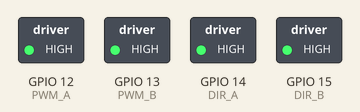
Bench run of a sketch on a simulated ESP32. On the bench: switched loads named in the sketch (green lamp = pin HIGH). Dashed ring = blinking.

Above: at 0.5 s.
At 2.9 s:
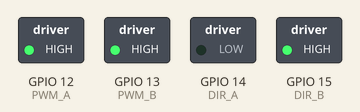
Timing chart, 0 to 6.2 s (numbered marks = the images above):
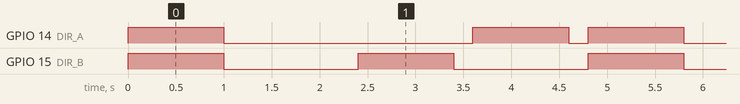

The sketch:

esp32_l293d.ino
```cpp
// connections for drive Motors
int PWM_A = 12;
int PWM_B = 13;
int DIR_A = 14;
int DIR_B = 15;


void setup(){
  Serial.begin(115200);    // set up Serial library at 115200 bps


  // Set all the motor control pins to outputs
  pinMode(PWM_A, OUTPUT);
  pinMode(PWM_B, OUTPUT);
  pinMode(DIR_A, OUTPUT);
  pinMode(DIR_B, OUTPUT);

  // Turn off motors - Initial state
  digitalWrite(DIR_A, LOW);
  digitalWrite(DIR_B, LOW);
//  analogWrite(PWM_A, 0);
//  analogWrite(PWM_B, 0);


  digitalWrite(PWM_A, HIGH);
  digitalWrite(PWM_B, HIGH);
}


void loop() {
  Forward();
  delay(1000);
  Stop();
  delay(200);
  Backward();
  delay(1000);
  Stop();
  delay(200);
  TurnRight();
  delay(1000);
  Stop();
  delay(200);
  TurnLeft();
  delay(1000);
   Stop();
  delay(200);


}


// function to move forward
void Forward(){
  digitalWrite(DIR_A, HIGH);
  digitalWrite(DIR_B, HIGH);
//  digitalWrite(PWM_A, HIGH);
//  digitalWrite(PWM_B, HIGH);


}

// function to move backward
void Backward(){
  digitalWrite(DIR_A, LOW);
  digitalWrite(DIR_B, LOW);
//  analogWrite(PWM_A, SPEED);
//  analogWrite(PWM_B, SPEED);

}

// function to turn right
void TurnRight(){
  digitalWrite(DIR_A, LOW);
  digitalWrite(DIR_B, HIGH);
//  analogWrite(PWM_A, SPEED);
//  analogWrite(PWM_B, SPEED);

}

// function to turn left
void TurnLeft(){
  digitalWrite(DIR_A, HIGH);
  digitalWrite(DIR_B, LOW);
//  analogWrite(PWM_A, SPEED);
//  analogWrite(PWM_B, SPEED);
 ;
}

// function to move forward left
void ForwardLeft(){
  digitalWrite(DIR_A, HIGH);
  digitalWrite(DIR_B, HIGH);
//  analogWrite(PWM_A, SPEED);
//  analogWrite(PWM_B, SPEED/speed_Coeff);

}

// function to move backward left
void BackwardLeft(){
  digitalWrite(DIR_A, LOW);
  digitalWrite(DIR_B, LOW);
//  analogWrite(PWM_A, SPEED);
//  analogWrite(PWM_B, SPEED/speed_Coeff);

}

// function to move forward right
void ForwardRight(){
  digitalWrite(DIR_A, HIGH);
  digitalWrite(DIR_B, HIGH);
//  digitalWrite(PWM_A, SPEED/speed_Coeff);
//  digitalWrite(PWM_B, SPEED);

}

// function to move backward left
void BackwardRight(){
  digitalWrite(DIR_A, LOW);
  digitalWrite(DIR_B, LOW);
//  analogWrite(PWM_A, SPEED/speed_Coeff);
//  analogWrite(PWM_B, SPEED);

}

// function to stop motors
void Stop(){
  digitalWrite(DIR_A, LOW);
  digitalWrite(DIR_B, LOW);
//  analogWrite(PWM_A, 0);
//  analogWrite(PWM_B, 0);

}
```

Measured:
- by itself, GPIO 14 (DIR_A): repeats every 4.8 s: LOW 2.6 s, HIGH 1.0 s, LOW 0.20 s, HIGH 1.0 s
- by itself, GPIO 15 (DIR_B): alternates HIGH for 1.0 s and LOW for 1.4 s
- by itself, everything shown: repeats every 4.8 s, in 6 steps
